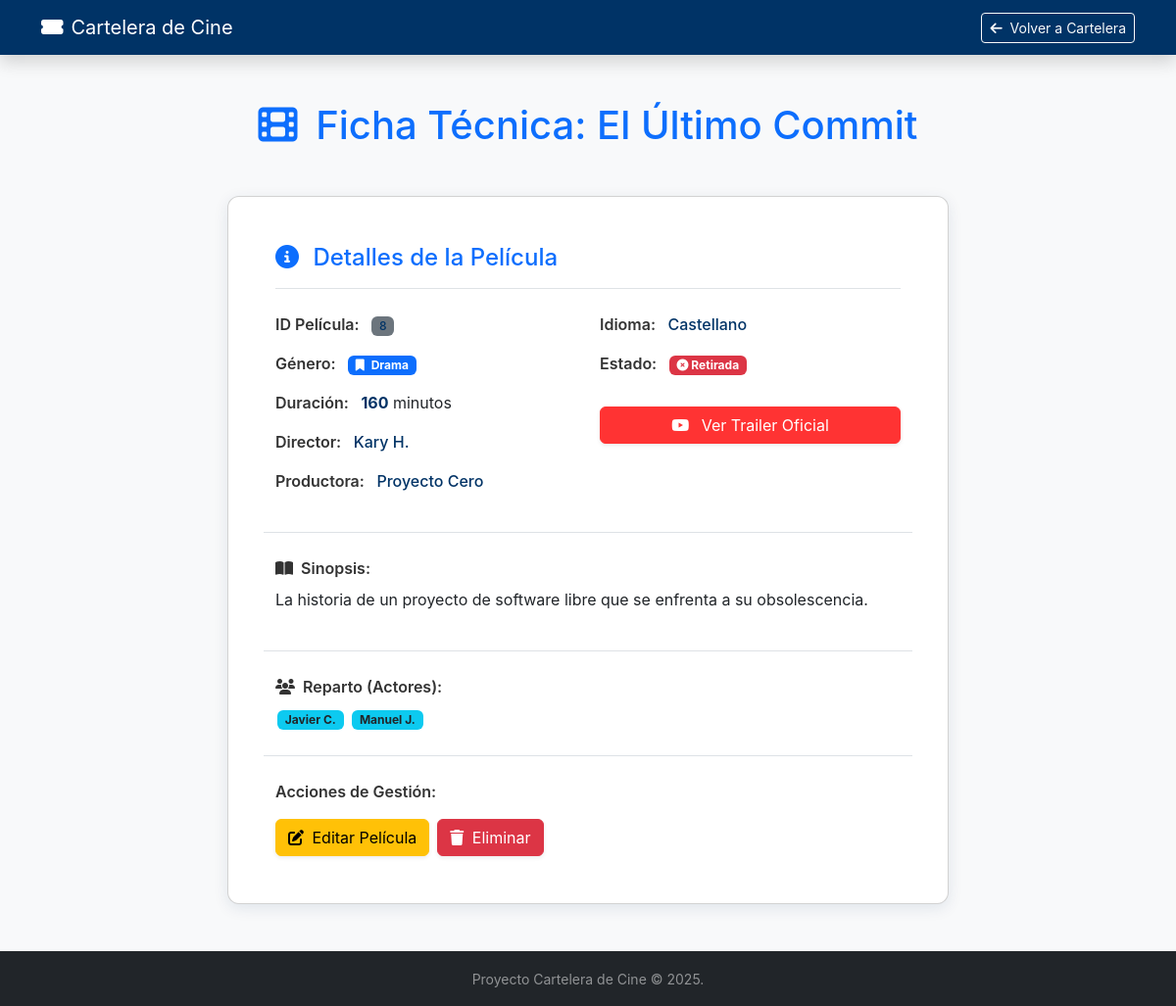
Page /peliculas/8 on the earlier database version.
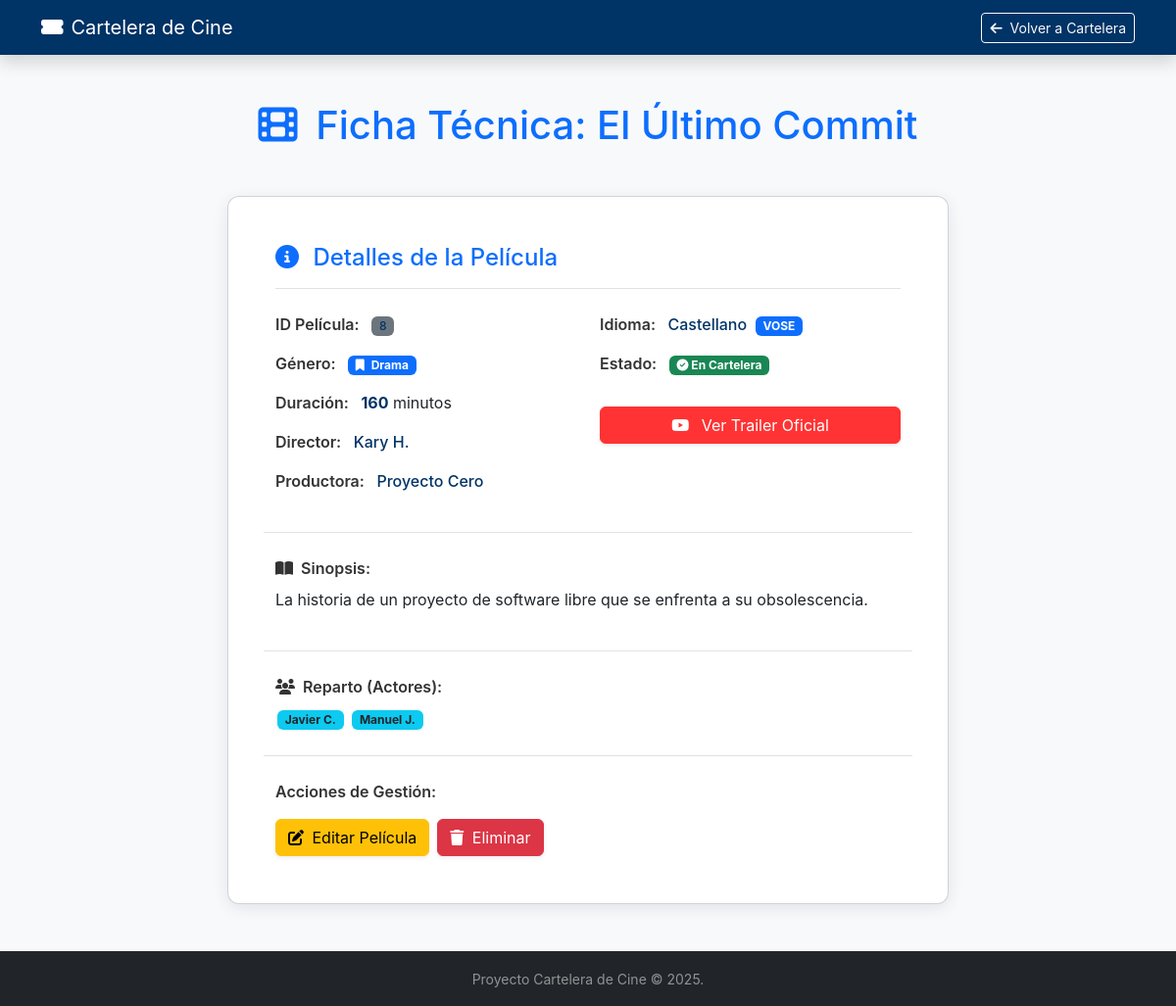
Same page on the later database version.
### app/routers/pelicula_router.py (the view)
@router.get("/{pelicula_id}", tags=["Web UI"])
def view_pelicula_detalle(pelicula_id: int, request: Request, db: Session = Depends(get_db)):
    pelicula = pelicula_service.get_pelicula_detalle(db, pelicula_id)
    if not pelicula:
        raise HTTPException(status_code=404, detail="Película no encontrada")
    return templates.TemplateResponse(
        "pelicula_detalle.html",
        {"request": request, "pelicula": pelicula}
    )

### templates/pelicula_detalle.html (shortened to what the changed rows need)
<!DOCTYPE html>
<html lang="es">
<head>
    <link href="https://cdn.jsdelivr.net/npm/bootstrap@5.3.3/dist/css/bootstrap.min.css" rel="stylesheet"
        xintegrity="sha384-QWTKZyjpPEjISv5WaRU9OFeRpok6YctnYmDr5pNlyT2bRjXh0JMhjY6hW+ALEwIH">
    <link rel="stylesheet" href="https://cdnjs.cloudflare.com/ajax/libs/font-awesome/6.5.2/css/all.min.css"
        xintegrity="sha512-SnH5WK+bZxgPHs44uWIX+LLMDJzL3gUq73K2qI90U8v8lC6W9lJvGvE8j+N5i3F3aH8O/2p1x9h6O2A1g==" />
</head>
<body>
    <main class="container my-5">
        <h1 class="text-center mb-5 text-primary-accent">
            <i class="fas fa-film me-2"></i> Ficha Técnica: {{ pelicula.titulo }}
        </h1>
        <div class="row justify-content-center">
            <div class="col-lg-10 col-xl-8">
                <div class="card p-4 p-md-5">
                    <div class="row g-4">
                        <div class="col-md-6">
                            <p class="mb-3">
                                <span class="detail-label">Idioma:</span>
                                <span class="data-value">{{ pelicula.idioma if pelicula.idioma else 'N/A' }}</span>
                                {% if pelicula.vose %}<span class="badge bg-primary ms-1">VOSE</span>{% endif %}
                            </p>
                            <p class="mb-3">
                                <span class="detail-label">Estado:</span>
                                {% if pelicula.disponible %}
                                    <span class="badge bg-success"><i class="fas fa-check-circle"></i> En Cartelera</span>
                                {% else %}
                                    <span class="badge bg-danger"><i class="fas fa-times-circle"></i> Retirada</span>
                                {% endif %}
                            </p>
                        </div>
                    </div>
                </div>
            </div>
        </div>
    </main>
</body>
</html>

Differences in the rows shown:
changed PeliculaORM "El Último Commit": vose False → True (drawn); disponible False → True (drawn)
Other differences:
text no longer shown: "Retirada"
text now shown: "VOSE En Cartelera"
